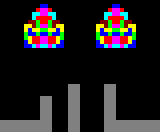

This is a level from a 2D game, rendered from its Tiled map with the project's own tilesets. A one-line summary and the complete map file follow:
An orthogonal 40x33 tile map with 4x4 px tiles, 1 tile layer (Capa de Patrones 1).

<map version="1.0" orientation="orthogonal" renderorder="right-down" width="40" height="33" tilewidth="4" tileheight="4" nextobjectid="1">
 <tileset firstgid="1" name="CPCpaleta" tilewidth="4" tileheight="4" tilecount="27" columns="9">
  <image source="CPCpaleta.png" width="36" height="12" />
 </tileset>
 <layer name="Capa de Patrones 1" width="40" height="33">
  <data encoding="csv">
1,1,1,1,1,1,1,1,1,1,1,1,1,1,1,1,1,1,1,1,1,1,1,1,1,1,1,1,1,1,1,1,1,1,1,1,1,1,1,1,
1,1,1,1,1,1,1,1,1,1,3,3,1,1,1,1,1,1,1,1,1,1,1,1,1,1,1,1,3,3,1,1,1,1,1,1,1,1,1,1,
1,1,1,1,1,1,1,1,1,7,9,9,7,1,1,1,1,1,1,1,1,1,1,1,1,1,1,7,9,9,7,1,1,1,1,1,1,1,1,1,
1,1,1,1,1,1,1,1,21,21,9,9,21,21,1,1,1,1,1,1,1,1,1,1,1,1,21,21,9,9,21,21,1,1,1,1,1,1,1,1,
1,1,1,1,1,1,1,1,21,7,7,7,7,21,1,1,1,1,1,1,1,1,1,1,1,1,21,7,7,7,7,21,1,1,1,1,1,1,1,1,
1,1,1,1,1,1,1,4,4,19,7,7,19,4,4,1,1,1,1,1,1,1,1,1,1,4,4,19,7,7,19,4,4,1,1,1,1,1,1,1,
1,1,1,1,1,1,25,25,4,19,9,9,19,4,25,25,1,1,1,1,1,1,1,1,25,25,4,19,9,9,19,4,25,25,1,1,1,1,1,1,
1,1,1,1,1,1,25,3,25,25,19,19,25,25,3,25,1,1,1,1,1,1,1,1,25,3,25,25,19,19,25,25,3,25,1,1,1,1,1,1,
1,1,1,1,1,1,19,3,3,19,3,3,19,3,3,19,1,1,1,1,1,1,1,1,19,3,3,19,3,3,19,3,3,19,1,1,1,1,1,1,
1,1,1,1,1,1,19,25,7,7,9,9,7,7,25,19,1,1,1,1,1,1,1,1,19,25,7,7,9,9,7,7,25,19,1,1,1,1,1,1,
1,1,1,1,1,1,3,25,7,7,9,9,7,7,25,3,1,1,1,1,1,1,1,1,3,25,7,7,9,9,7,7,25,3,1,1,1,1,1,1,
1,1,1,1,1,1,3,3,21,9,21,21,9,21,3,3,1,1,1,1,1,1,1,1,3,3,21,9,21,21,9,21,3,3,1,1,1,1,1,1,
1,1,1,1,1,1,1,1,1,1,1,1,1,1,1,1,1,1,1,1,1,1,1,1,1,1,1,1,1,1,1,1,1,1,1,1,1,1,1,1,
1,1,1,1,1,1,1,1,1,1,1,1,1,1,1,1,1,1,1,1,1,1,1,1,1,1,1,1,1,1,1,1,1,1,1,1,1,1,1,1,
1,1,1,1,1,1,1,1,1,1,1,1,1,1,1,1,1,1,1,1,1,1,1,1,1,1,1,1,1,1,1,1,1,1,1,1,1,1,1,1,
1,1,1,1,1,1,1,1,1,1,1,1,1,1,1,1,1,1,1,1,1,1,1,1,1,1,1,1,1,1,1,1,1,1,1,1,1,1,1,1,
1,1,1,1,1,1,1,1,1,1,1,1,1,1,1,1,1,1,1,1,1,1,1,1,1,1,1,1,1,1,1,1,1,1,1,1,1,1,1,1,
1,1,1,1,1,1,1,1,1,1,1,1,1,1,1,1,1,1,1,1,1,1,1,1,1,1,1,1,1,1,1,1,1,1,1,1,1,1,1,1,
1,1,1,1,1,1,1,1,1,1,1,1,1,1,1,1,1,1,1,1,1,1,1,1,1,1,1,1,1,1,1,1,1,1,1,1,1,1,1,1,
1,1,1,1,1,1,1,1,1,1,1,1,1,1,1,1,1,1,1,1,1,1,1,1,1,1,1,1,1,1,1,1,1,1,1,1,1,1,1,1,
1,1,1,1,1,1,1,1,1,1,1,1,1,1,1,1,1,1,1,1,1,1,1,1,1,1,1,1,1,1,1,1,1,1,1,1,1,1,1,1,
1,1,1,1,1,1,1,1,1,1,1,1,1,1,1,1,1,14,14,14,1,1,1,1,1,1,14,14,14,1,1,1,1,1,1,1,1,1,1,1,
1,1,1,1,1,1,1,1,1,1,1,1,1,1,1,1,1,14,14,14,1,1,1,1,1,1,14,14,14,1,1,1,1,1,1,1,1,1,1,1,
1,1,1,1,1,1,1,1,1,1,1,1,1,1,1,1,1,14,14,14,1,1,1,1,1,1,14,14,14,1,1,1,1,1,1,1,1,1,1,1,
1,1,1,1,1,1,1,1,1,1,14,14,14,1,1,1,1,14,14,14,1,1,1,1,1,1,14,14,14,1,1,1,1,1,1,1,1,1,1,1,
1,1,1,1,1,1,1,1,1,1,14,14,14,1,1,1,1,14,14,14,1,1,1,1,1,1,14,14,14,1,1,1,1,1,1,1,1,1,1,1,
1,1,1,1,1,1,1,1,1,1,14,14,14,1,1,1,1,14,14,14,1,1,1,1,1,1,14,14,14,1,1,1,1,1,1,1,1,1,1,1,
1,1,1,1,1,1,1,1,1,1,14,14,14,1,1,1,1,14,14,14,1,1,1,1,1,1,14,14,14,1,1,1,1,1,1,1,1,1,1,1,
1,1,1,1,1,1,1,1,1,1,14,14,14,1,1,1,1,14,14,14,1,1,1,1,1,1,14,14,14,1,1,1,1,1,1,1,1,1,1,1,
1,1,1,1,1,1,1,1,1,1,14,14,14,1,1,1,1,14,14,14,1,1,1,1,1,1,14,14,14,1,1,1,1,1,1,1,1,1,1,1,
14,14,14,14,14,14,14,14,14,14,14,14,14,1,1,1,1,14,14,14,1,1,1,1,1,1,14,14,14,14,14,14,14,14,14,14,14,14,14,14,
14,14,14,14,14,14,14,14,14,14,14,14,14,1,1,1,1,14,14,14,1,1,1,1,1,1,14,14,14,14,14,14,14,14,14,14,14,14,14,14,
14,14,14,14,14,14,14,14,14,14,14,14,14,1,1,1,1,14,14,14,1,1,1,1,1,1,14,14,14,14,14,14,14,14,14,14,14,14,14,14
</data>
 </layer>
</map>
